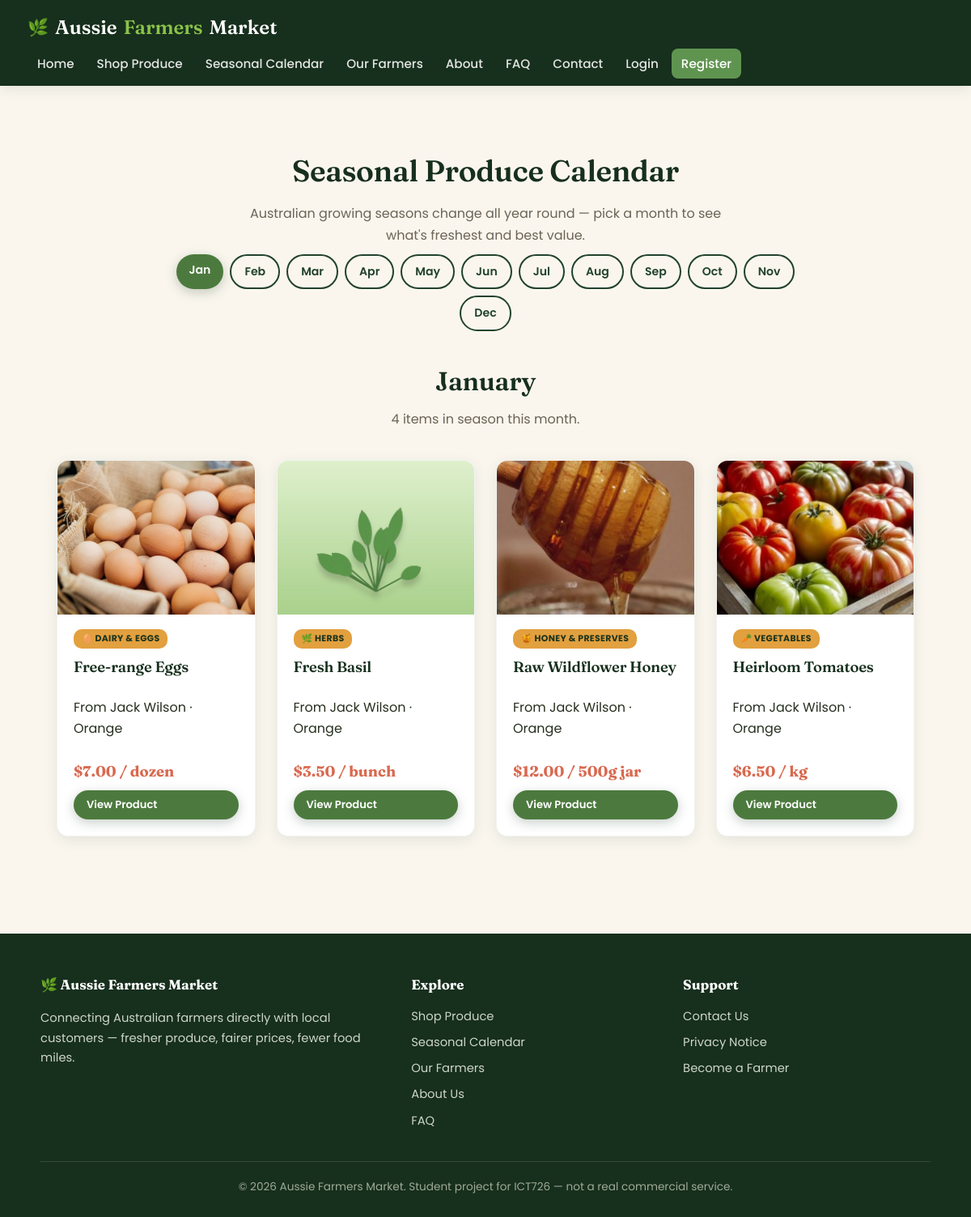
Page /seasonal_calendar.php?month=1 on the committed database.
### tables this page shows
CREATE TABLE products (
    product_id INT AUTO_INCREMENT PRIMARY KEY,
    farmer_id INT NOT NULL,
    category_id INT,
    product_name VARCHAR(150) NOT NULL,
    description TEXT,
    price DECIMAL(8,2) NOT NULL,
    unit VARCHAR(30) NOT NULL DEFAULT 'kg',    
    stock_quantity INT NOT NULL DEFAULT 0,
    is_organic TINYINT(1) NOT NULL DEFAULT 0,
    image VARCHAR(255) DEFAULT 'default-product.jpg',
    in_season_months VARCHAR(50) NOT NULL DEFAULT '1,2,3,4,5,6,7,8,9,10,11,12',  
    status ENUM('active','inactive') NOT NULL DEFAULT 'active',
    created_at TIMESTAMP DEFAULT CURRENT_TIMESTAMP,
    updated_at TIMESTAMP DEFAULT CURRENT_TIMESTAMP ON UPDATE CURRENT_TIMESTAMP,
    FOREIGN KEY (farmer_id) REFERENCES users(user_id) ON DELETE CASCADE,
    FOREIGN KEY (category_id) REFERENCES categories(category_id) ON DELETE SET NULL
);

CREATE TABLE categories (
    category_id INT AUTO_INCREMENT PRIMARY KEY,
    category_name VARCHAR(80) NOT NULL UNIQUE
);

CREATE TABLE users (
    user_id INT AUTO_INCREMENT PRIMARY KEY,
    full_name VARCHAR(100) NOT NULL,
    email VARCHAR(150) NOT NULL UNIQUE,
    password VARCHAR(255) NOT NULL,            
    role ENUM('admin','farmer','customer') NOT NULL DEFAULT 'customer',
    phone VARCHAR(20),
    address VARCHAR(255),
    suburb VARCHAR(100),
    state VARCHAR(50),
    postcode VARCHAR(10),
    bio TEXT NULL,                              
    status ENUM('active','suspended') NOT NULL DEFAULT 'active',
    created_at TIMESTAMP DEFAULT CURRENT_TIMESTAMP
);

### includes/functions.php (called while the page is built, shortened)
<?php
function clean($data) {
    return htmlspecialchars(trim($data ?? ''), ENT_QUOTES, 'UTF-8');
}
function format_price($amount) {
    return '$' . number_format((float) $amount, 2);
}

### seasonal_calendar.php (the view, shortened to what this page needs)
<?php
require_once __DIR__ . '/includes/functions.php';
require_once __DIR__ . '/config/db.php';
$monthNames = [
    1 => 'January', 2 => 'February', 3 => 'March', 4 => 'April',
    5 => 'May', 6 => 'June', 7 => 'July', 8 => 'August',
    9 => 'September', 10 => 'October', 11 => 'November', 12 => 'December',
];
$selectedMonth = isset($_GET['month']) ? (int) $_GET['month'] : (int) date('n');
$stmt = $pdo->prepare("SELECT p.*, u.full_name AS farmer_name, u.suburb, c.category_name
                        FROM products p
                        JOIN users u ON p.farmer_id = u.user_id
                        LEFT JOIN categories c ON p.category_id = c.category_id
                        WHERE p.status = 'active'
                          AND FIND_IN_SET(?, p.in_season_months)
                        ORDER BY c.category_name, p.product_name");
$stmt->execute([$selectedMonth]);
$seasonalProducts = $stmt->fetchAll();
$categoryIcons = [
    'Vegetables' => '🥕', 'Fruits' => '🍎', 'Dairy & Eggs' => '🥚',
    'Honey & Preserves' => '🍯', 'Herbs' => '🌿',
];
require_once __DIR__ . '/includes/header.php';
?>
<div class="page-header">
  <h1>Seasonal Produce Calendar</h1>
  <p>Australian growing seasons change all year round &mdash; pick a month to see what's freshest and best value.</p>
</div>
<section class="section" style="padding-top:0;">
  <nav aria-label="Choose a month" style="margin-bottom:36px;">
    <div style="display:flex;flex-wrap:wrap;gap:8px;justify-content:center;max-width:820px;margin:0 auto;">
      <?php foreach ($monthNames as $num => $name): ?>
        <a href="<?php echo BASE_URL; ?>/seasonal_calendar.php?month=<?php echo $num; ?>"
           class="btn <?php echo $num === $selectedMonth ? '' : 'btn-outline'; ?>"
           style="<?php echo $num === $selectedMonth ? '' : 'color:var(--green-dark);border-color:var(--green-dark);'; ?> padding:8px 16px;font-size:0.88rem;"
           aria-current="<?php echo $num === $selectedMonth ? 'true' : 'false'; ?>">
          <?php echo substr($name, 0, 3); ?>
        </a>
      <?php endforeach; ?>
    </div>
  </nav>
  <h2 class="section-title"><?php echo clean($monthNames[$selectedMonth]); ?></h2>
  <p class="section-subtitle">
    <?php echo count($seasonalProducts); ?> item<?php echo count($seasonalProducts) === 1 ? '' : 's'; ?> in season this month.
  </p>
  <?php if (empty($seasonalProducts)): ?>
    <p class="text-center">Nothing marked as in-season for <?php echo clean($monthNames[$selectedMonth]); ?> yet &mdash; check back as more farmers join.</p>
  <?php else: ?>
    <div class="grid">
      <?php foreach ($seasonalProducts as $product): ?>
        <article class="card">
          <img src="<?php echo BASE_URL; ?>/uploads/products/<?php echo clean($product['image']); ?>"
               alt="Photo of <?php echo clean($product['product_name']); ?>"
               onerror="this.src='<?php echo BASE_URL; ?>/assets/images/default-product.jpg'">
          <div class="card-body">
            <span class="organic-tag" style="background:var(--amber);">
              <?php echo $categoryIcons[$product['category_name']] ?? '🧺'; ?> <?php echo clean($product['category_name'] ?? 'General'); ?>
            </span>
            <h3><?php echo clean($product['product_name']); ?></h3>
            <p>From <?php echo clean($product['farmer_name']); ?> &middot; <?php echo clean($product['suburb']); ?></p>
            <p class="price"><?php echo format_price($product['price']); ?> / <?php echo clean($product['unit']); ?></p>
            <a href="<?php echo BASE_URL; ?>/product.php?id=<?php echo (int) $product['product_id']; ?>" class="btn btn-small">View Product</a>
          </div>
        </article>
      <?php endforeach; ?>
    </div>
  <?php endif; ?>
</section>
<?php require_once __DIR__ . '/includes/footer.php'; ?>

### assets/css/style.css (style rules this page uses)
:root { --green-dark: #22432b; --green-darker: #172f1d; --green: #4c7a3e; --green-mid: #5f9450; --green-light: #8bc34a; --amber: #e2a03f; --amber-dark: #c9832a; --terracotta: #d9694f; --cream: #faf6ee; --cream-deep: #f2ead9; --text-dark: #26301f; --text-muted: #6b6355; --white: #ffffff; --error: #b3261e; --success: #2e7d32; --radius: 14px; --radius-sm: 8px; --shadow: 0 4px 16px rgba(34, 67, 43, 0.10); --shadow-lg: 0 14px 40px rgba(34, 67, 43, 0.18); --font-display: 'Fraunces', Georgia, serif; --font-body: 'Poppins', 'Segoe UI', Roboto, Arial, sans-serif; }
* { box-sizing: border-box; }
body { margin: 0; font-family: var(--font-body); color: var(--text-dark); background: var(--cream); line-height: 1.65; -webkit-font-smoothing: antialiased; }
h1, h2, h3 { font-family: var(--font-display); font-weight: 600; letter-spacing: -0.01em; }
a { color: var(--green-dark); transition: color 0.15s ease; }
nav a { color: rgba(255,255,255,0.88); text-decoration: none; font-weight: 500; font-size: 0.95rem; padding: 8px 12px; border-radius: var(--radius-sm); transition: background 0.15s ease, color 0.15s ease; }
.btn { display: inline-block; background: var(--green); color: #fff; padding: 13px 28px; border-radius: 30px; text-decoration: none; border: none; cursor: pointer; font-size: 1rem; font-weight: 600; font-family: var(--font-body); transition: background 0.2s ease, transform 0.15s ease, box-shadow 0.2s ease; box-shadow: 0 4px 14px rgba(34,67,43,0.25); }
.btn-outline { background: transparent; color: #fff; border: 2px solid rgba(255,255,255,0.7); box-shadow: none; padding: 11px 26px; }
.btn-small { padding: 7px 16px; font-size: 0.82rem; border-radius: 20px; }
.section { padding: 60px 0; }
.section-title { text-align: center; margin-bottom: 8px; color: var(--green-darker); font-size: 2rem; }
.section-subtitle { text-align: center; color: var(--text-muted); max-width: 560px; margin: 0 auto 36px; font-size: 1rem; }
.grid { display: grid; grid-template-columns: repeat(auto-fit, minmax(240px, 1fr)); gap: 26px; }
.card { background: var(--white); border-radius: var(--radius); box-shadow: var(--shadow); overflow: hidden; display: flex; flex-direction: column; transition: transform 0.22s ease, box-shadow 0.22s ease; border: 1px solid rgba(34,67,43,0.06); }
.card img { width: 100%; height: 190px; object-fit: cover; display: block; }
.card-body { padding: 18px 20px 20px; flex: 1; display: flex; flex-direction: column; }
.card-body h3 { margin: 0 0 6px; font-size: 1.15rem; color: var(--green-darker); }
.price { color: var(--terracotta); font-weight: 700; font-size: 1.15rem; margin: 8px 0; font-family: var(--font-display); }
.organic-tag { display: inline-block; background: var(--green-light); color: #1c331c; font-size: 0.68rem; font-weight: 700; text-transform: uppercase; letter-spacing: 0.03em; padding: 3px 10px; border-radius: 10px; margin-bottom: 8px; width: fit-content; }
.page-header { text-align: center; padding: 50px 20px 10px; }
.page-header h1 { font-size: 2.3rem; color: var(--green-darker); margin-bottom: 10px; }
.page-header p { color: var(--text-muted); max-width: 600px; margin: 0 auto; }
.card, .category-card, .farmer-card { animation: fadeInUp 0.5s ease both; }

### rows in the picture
products: image (picture), category.category_name "🥚", category.category_name "DAIRY & EGGS", product_name "Free-range Eggs", farmer.full_name "Jack Wilson", farmer.suburb "Orange", price "$7.00", unit "dozen"
products: image (picture), category.category_name "🌿", category.category_name "HERBS", product_name "Fresh Basil", farmer.full_name "Jack Wilson", farmer.suburb "Orange", price "$3.50", unit "bunch"
products: image (picture), category.category_name "🍯", category.category_name "HONEY & PRESERVES", product_name "Raw Wildflower Honey", farmer.full_name "Jack Wilson", farmer.suburb "Orange", price "$12.00", unit "500g jar"
products: image (picture), category.category_name "🥕", category.category_name "VEGETABLES", product_name "Heirloom Tomatoes", farmer.full_name "Jack Wilson", farmer.suburb "Orange", price "$6.50", unit "kg"

### other values in the picture
substr($name, 0, 3) "Jan"
substr($name, 0, 3) "Feb"
substr($name, 0, 3) "Mar"
substr($name, 0, 3) "Apr"
substr($name, 0, 3) "May"
substr($name, 0, 3) "Jun"
substr($name, 0, 3) "Jul"
substr($name, 0, 3) "Aug"
substr($name, 0, 3) "Sep"
substr($name, 0, 3) "Oct"
substr($name, 0, 3) "Nov"
substr($name, 0, 3) "Dec"
$monthNames[$selectedMonth] "January"
count($seasonalProducts) "4"
